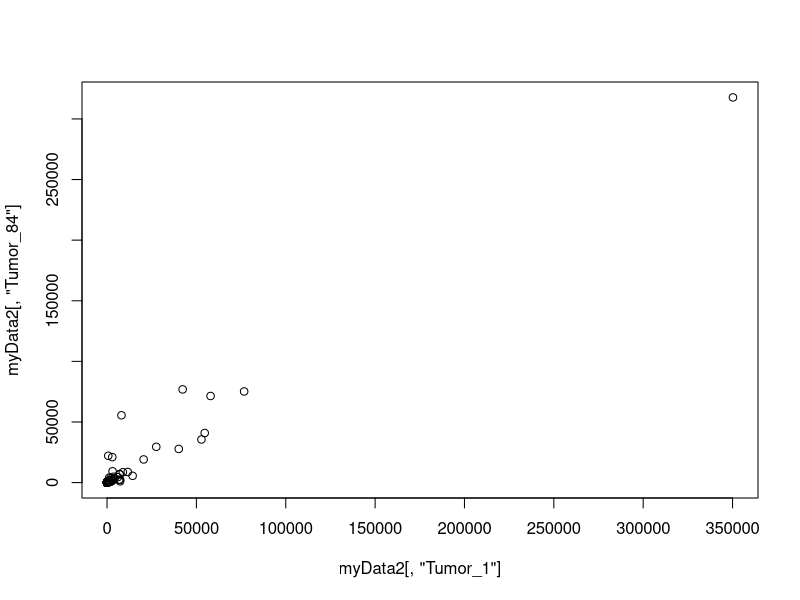
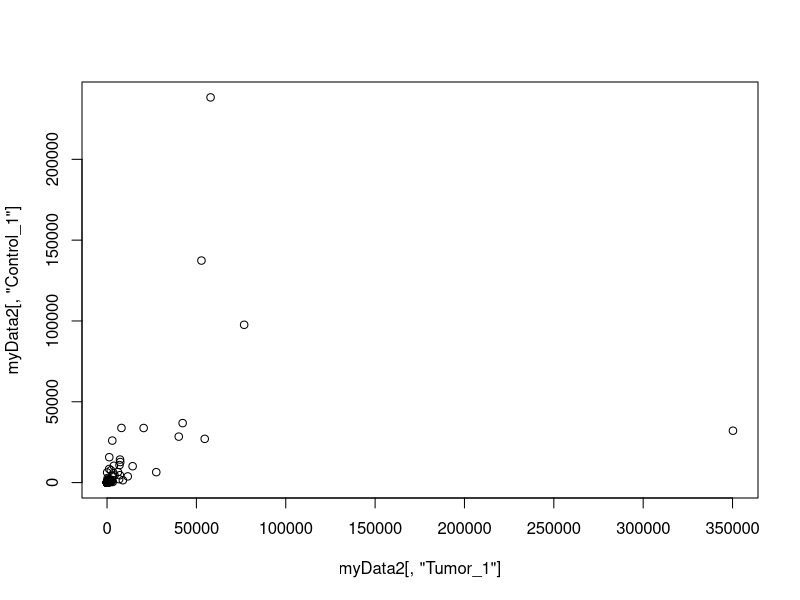

The R script that drew these images, in order: (Note: this script raises an error after producing the figures.)
## ---- chunk 1
knitr::opts_chunk$set(echo = TRUE)
## ---- chunk 2
myData2 <- read.table("full_BRCA_miR_data.txt", 
                      header=1, 
                      row.names = 1, 
                      stringsAsFactors = F)
myData2
cor(myData2[,"Tumor_1"], myData2[,"Tumor_84"])
cor(myData2[,"Tumor_1"], myData2[,"Control_1"])

plot(myData2[,"Tumor_1"], myData2[,"Tumor_84"])
plot(myData2[,"Tumor_1"], myData2[,"Control_1"])

pvals <- vector()
indices <- vector()
for(i in 1:nrow(myData2)){
  pval <- t.test(myData2[i,grep("Tumor", colnames(myData2))],
                 myData2[i,grep("Control", colnames(myData2))],)$p.val
  pvals <- c(pvals, pval)
  if(!is.na(pval) & pval < 0.00001){
      indices <- c(indices, i)
  }
}
pvals

Full2R <- data.frame(pvals, row.names = rownames(myData2))
sig_myData2 <- data.frame(Full2R[-indices,])
write.table(sig_myData2, "significant_Ttest_results.txt")

library(pheatmap)
sig_myData2 <- na.omit(sig_myData2)
pheatmap(sig_myData2, scale = "row", cluster_cols = F)
